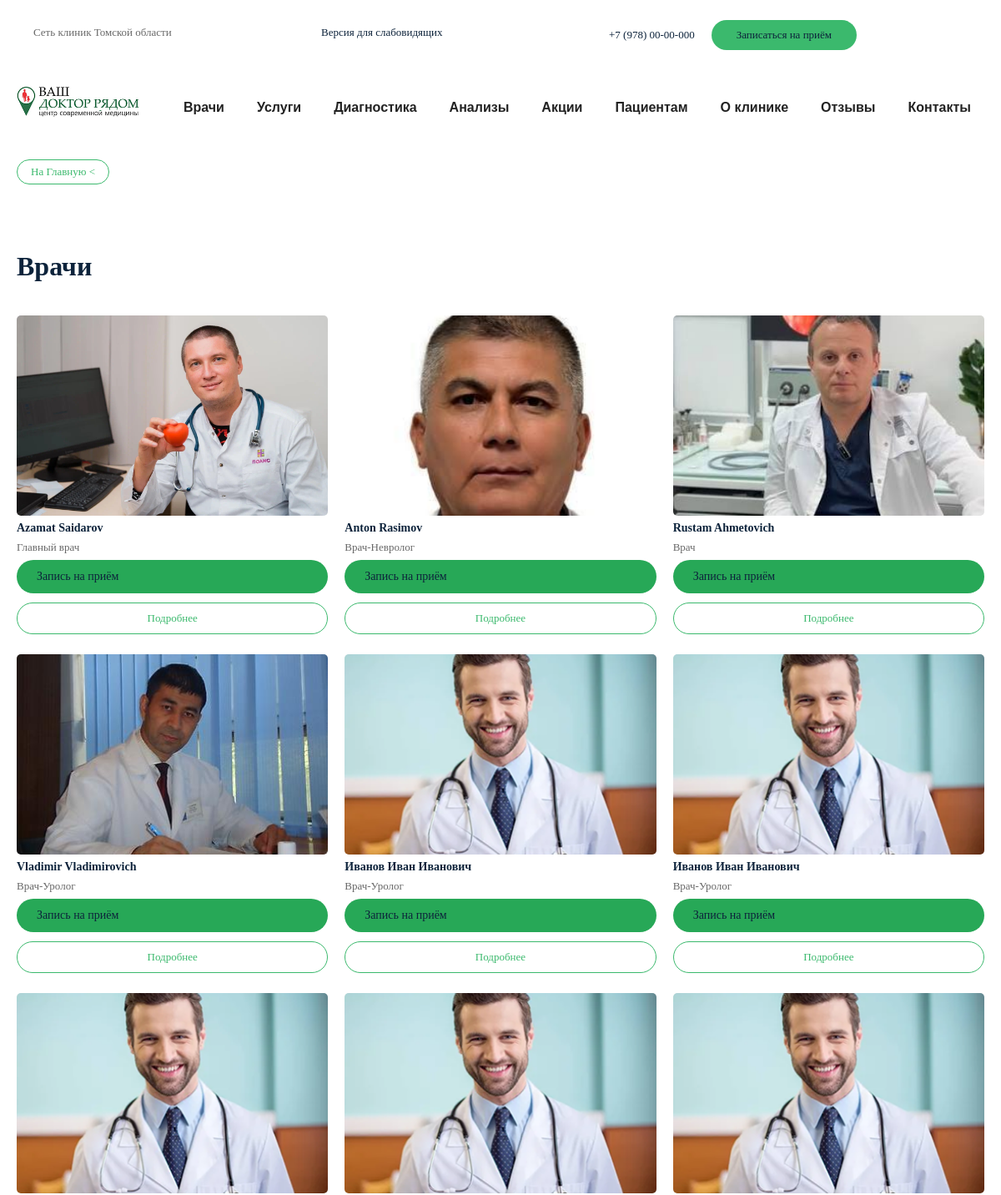
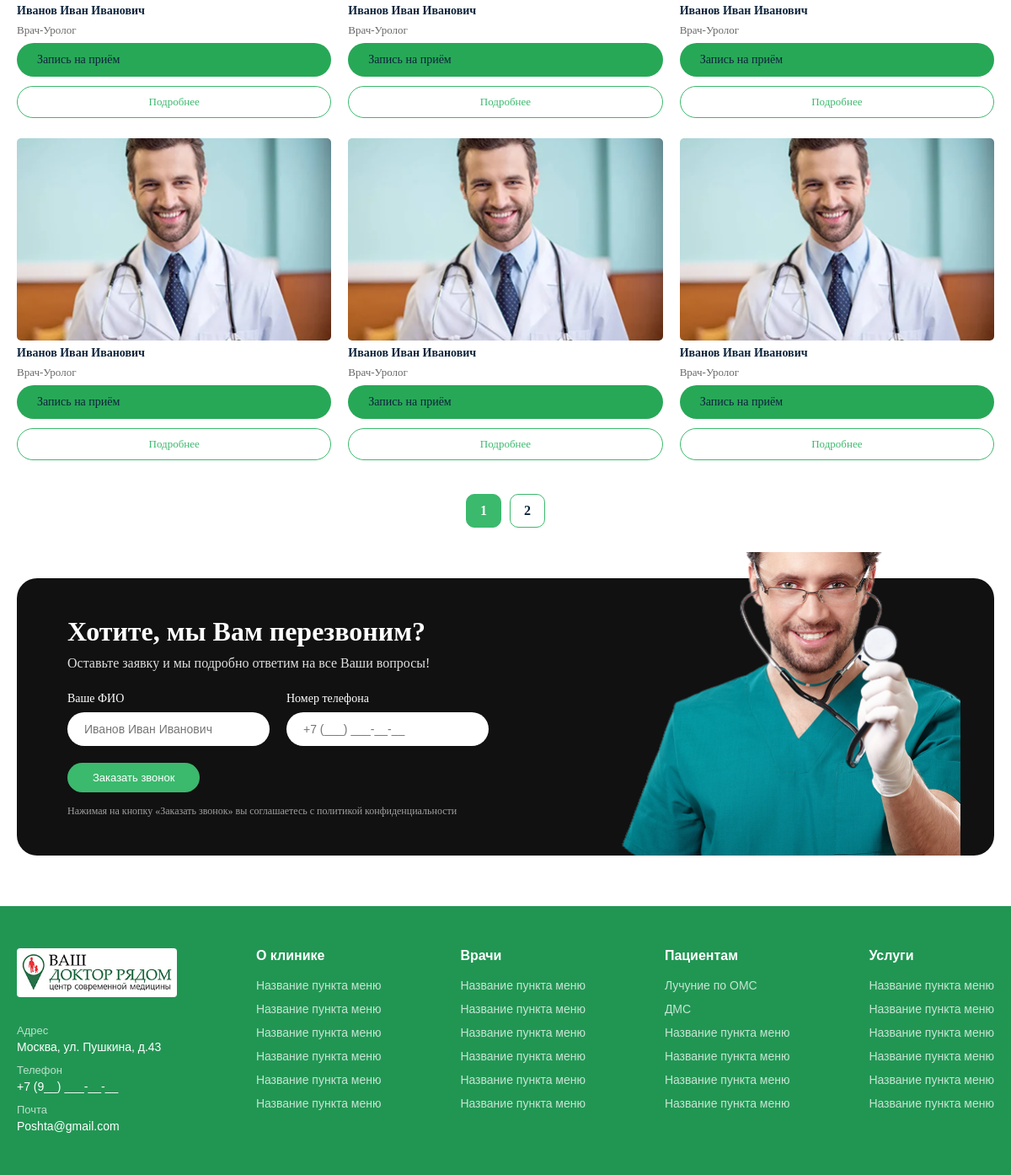
The app's page /doctors/ with its own data (2 pictures, top to bottom).
### clinic/models.py (models this page shows, shortened)
class Doctor(models.Model):
    full_name = models.CharField(max_length=200)
    position = models.CharField(max_length=150)
    direction = models.ForeignKey(Direction,on_delete=models.PROTECT,related_name='doctors')
    photo = models.ImageField(upload_to='doctors/',blank=True)
    experience = models.PositiveIntegerField(blank=True,null=True,verbose_name='Стаж работы')
    description = models.TextField(blank=True)
    show_on_home = models.BooleanField(default=False,verbose_name='Активное виденние дома')
    class Meta:
        verbose_name = 'Доктор'
        verbose_name_plural = 'Доктора'

### clinic/views.py (the view)
# urls.py: path('doctors/',views.doctor_list,name='doctor_list'),
def doctor_list(request):
    doctors = Doctor.objects.all()
    paginator = Paginator(doctors,12)
    page_number = request.GET.get('page')
    page_obj = paginator.get_page(page_number)
    return render(request,'doctors.html',{'page_obj':page_obj})

### templates/doctors.html
{% extends 'base.html' %}
{% load static %}
{% block extra_css %}
<link rel="stylesheet" href="{% static 'css/home.css' %}">
{% endblock %}
{% block content %}
<section class="doctors">
    <div class="container">
        <h2>Врачи</h2>
        <div class="doctor_list doctor_list--all">
            {% for doctor in page_obj %}
                <div class="doctor_card">
                    <img src="{{ doctor.photo.url }}" alt="{{ doctor.full_name }}" class="doctor-card__img">
                    <h3>{{ doctor.full_name }}</h3>
                    <p>{{ doctor.position }}</p>
                    <a href="{% url 'appointment_create'    %}" class=" btn-001">Запись на приём</a>
                    <a href="{% url 'doctor_detail' doctor.pk %}" class="btn--outline">Подробнее</a>
                </div>
            {% endfor %}
        </div>
        <div class="pagination">
    {% for num in page_obj.paginator.page_range %}
        {% if page_obj.number == num %}
            <span class="page-link active">{{ num }}</span>
        {% else %}
            <a href="?page={{ num }}" class="page-link">{{ num }}</a>
        {% endif %}
    {% endfor %}
</div>
    </div>
</section>
{% include 'callback_block.html' %}
{% endblock %}

### static/css/base.css (style rules this page uses)
* { margin:0; padding: 0; box-sizing: border-box; }
.container a { text-decoration: none; color: #0D233B; }

### static/css/home.css (style rules this page uses)
.doctors { margin-top: 60px; }
.doctors h2 { color: #0D233B; font-size: 32px; margin-bottom: 30px; }
.doctors .doctor_list { margin-top: 40px; display: flex; gap: 30px; }
.doctors .doctor_list.doctor_list--all { display: grid; grid-template-columns: repeat(3, 1fr); gap: 24px 20px; width: 100%; }
.doctors .doctor_card { display: flex; flex-direction: column; align-items: stretch; gap: 7px; min-width: 0; box-sizing: border-box; }
.doctors .doctor_card img { display: block; width: 100%; height: 240px; object-fit: cover; border-radius: 5px; }
.doctors .doctor_card h3 { font-size: 14px; font-weight: 600; color: #0D233B; margin: 0; }
.doctors .doctor_card p { font-size: 13px; color: #686868; margin: 0; }
.doctors .doctor_card .btn-1, .doctors .doctor_card .btn--outline { display: block; width: 100%; text-align: center; padding: 10px 0; border-radius: 22px; font-size: 13px; margin-top: 4px; box-sizing: border-box; }
.doctors .doctor_card .btn--outline { background: #fff; color: #3BB96D; border: 1px solid #3BB96D; }
.container { max-width: 1140px; margin: 0 auto; padding: 0 15px; }
.btn-001 { display: inline-block; background: #27A857; color: #fff; text-decoration: none; padding: 12px 24px; border-radius: 25px; font-size: 14px; white-space: nowrap; }
.pagination { display: flex; justify-content: center; gap: 10px; margin: 40px 0; }
.page-link { padding: 10px 16px; border: 1px solid #3BB96D; border-radius: 10px; color: #3BB96D; text-decoration: none; font-weight: bold; }
.page-link.active, .page-link:hover { background-color: #3BB96D; color: #ffffff; }

### records on screen
Doctor: photo (picture), full_name "Azamat Saidarov", position "Главный врач"
Doctor: photo (picture), full_name "Anton Rasimov", position "Врач-Невролог"
Doctor: photo (picture), full_name "Rustam Ahmetovich", position "Врач"
Doctor: photo (picture), full_name "Vladimir Vladimirovich", position "Врач-Уролог"
Doctor: photo (picture), full_name "Иванов Иван Иванович", position "Врач-Уролог"
Doctor: photo (picture), full_name "Иванов Иван Иванович", position "Врач-Уролог"
Doctor: photo (picture), full_name "Иванов Иван Иванович", position "Врач-Уролог"
Doctor: photo (picture), full_name "Иванов Иван Иванович", position "Врач-Уролог"
Doctor: photo (picture), full_name "Иванов Иван Иванович", position "Врач-Уролог"
Doctor: photo (picture), full_name "Иванов Иван Иванович", position "Врач-Уролог"
Doctor: photo (picture), full_name "Иванов Иван Иванович", position "Врач-Уролог"
Doctor: photo (picture), full_name "Иванов Иван Иванович", position "Врач-Уролог"

### other values on screen
{{ num }} "1"
{{ num }} "2"
